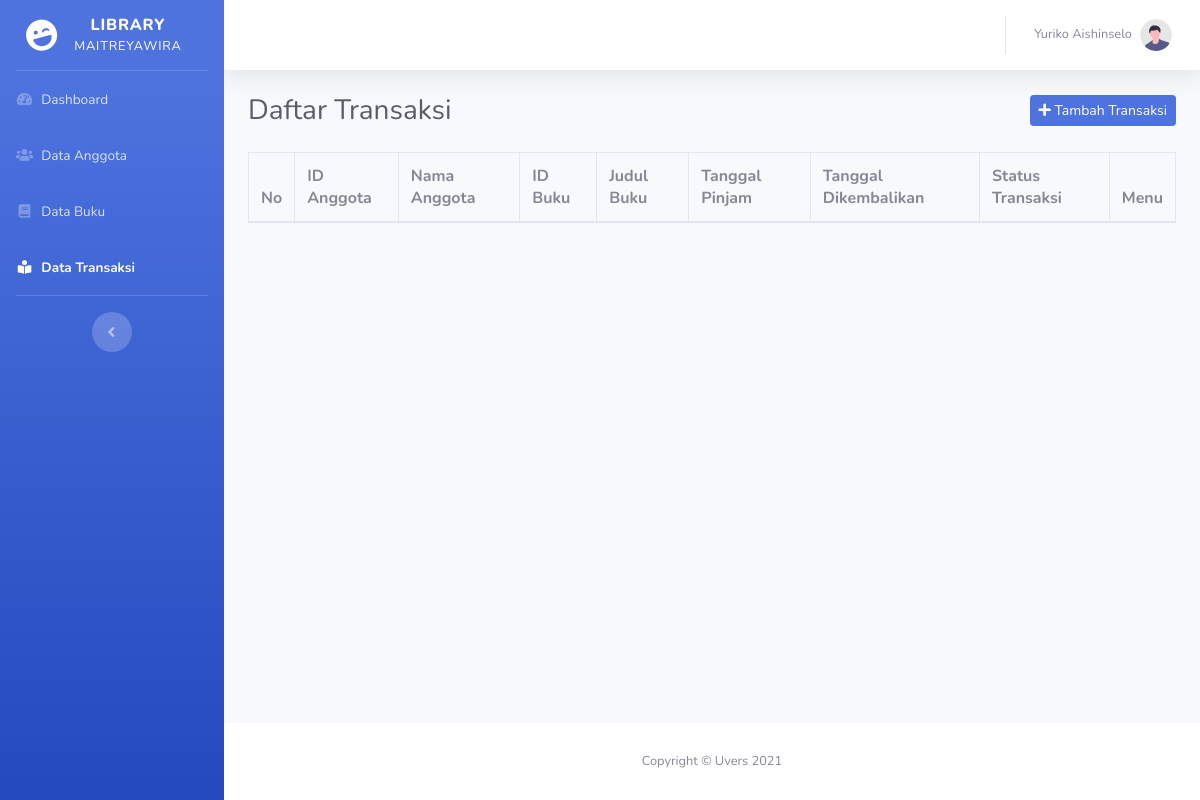
The page /index.php?page=daftarTransaksi on the database as committed earlier.
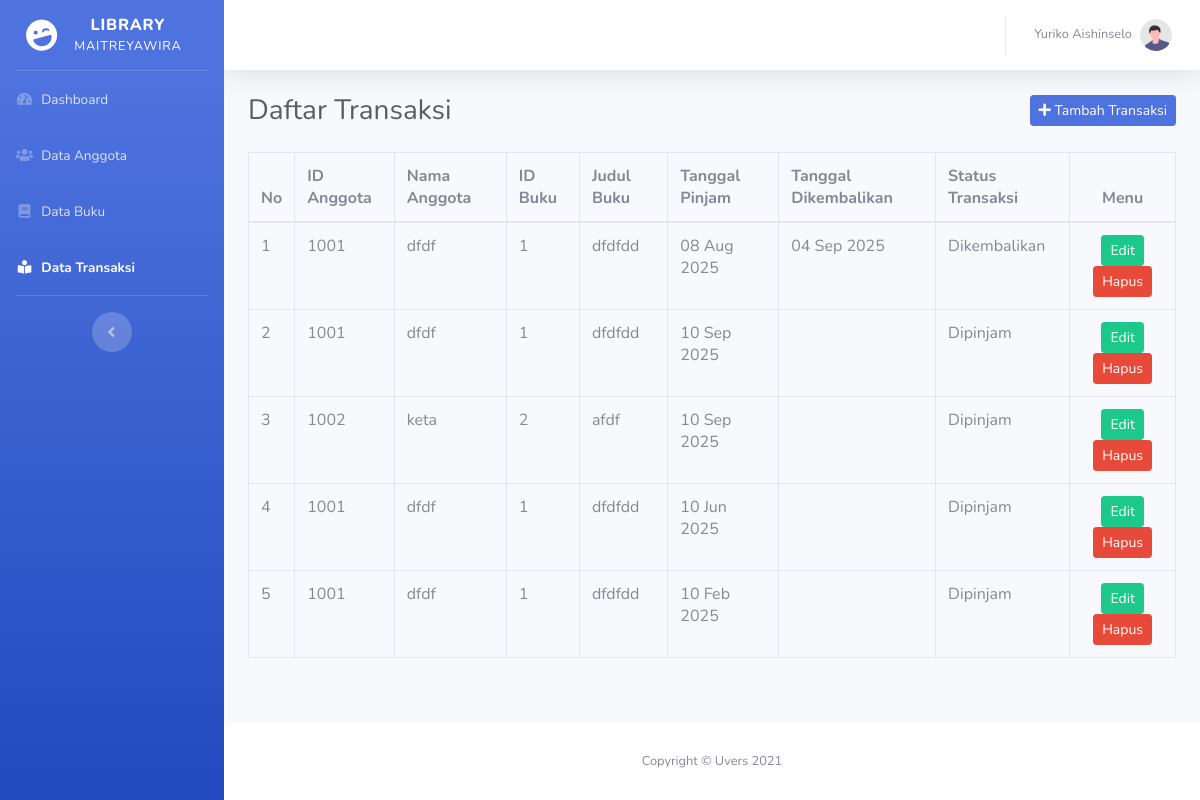
The same page on the database as committed later.
### tables this page shows
CREATE TABLE `tabel_transaksi` (
  `id_transaksi` int(11) NOT NULL,
  `tanggal_peminjaman` date NOT NULL,
  `id_buku` int(11) NOT NULL,
  `id_anggota` int(11) NOT NULL,
  `status_transaksi` varchar(16) NOT NULL,
  `tanggal_pengembalian` date DEFAULT NULL
);

CREATE TABLE `tabel_anggota` (
  `id_anggota` int(11) NOT NULL,
  `nama_anggota` varchar(64) NOT NULL,
  `kelas` int(10) NOT NULL,
  `tanggal_lahir` date NOT NULL,
  `jenis_kelamin` varchar(16) NOT NULL,
  `NIS` int(11) NOT NULL
);

CREATE TABLE `tabel_buku` (
  `id_buku` int(11) NOT NULL,
  `judul_buku` varchar(64) NOT NULL,
  `penulis_buku` varchar(64) NOT NULL,
  `penerbit_buku` varchar(64) NOT NULL,
  `tahun_terbit` int(11) NOT NULL,
  `nisn` int(11) NOT NULL,
  `stok_buku` int(11) NOT NULL
);

### Pages/Transaksi/daftarTransaksi.php (the view)
<div class="d-sm-flex align-items-center justify-content-between mb-4">
    <h1 class="h3 mb-0 text-gray-800">Daftar Transaksi</h1>
    <a href="index.php?page=tambahTransaksi" class="btn btn-primary btn-sm">
        <i class="fas fa-plus"></i> Tambah Transaksi
    </a>
</div>
<div class="table-responsive">
    <table class="table table-bordered" width="100%" cellspacing="0">
        <thead>
            <tr>
                <th>No</th>
                <th>ID Anggota</th>
                <th>Nama Anggota</th>
                <th>ID Buku</th>
                <th>Judul Buku</th>
                <th>Tanggal Pinjam</th>
                <th>Tanggal Dikembalikan</th>
                <th>Status Transaksi</th>
                <th class="text-center">Menu</th>
            </tr>
        </thead>
        <tbody>
            <?php
            include "koneksi.php";
            $nomor = 0;
            $sql = "SELECT * FROM tabel_transaksi t
                    JOIN tabel_anggota a ON t.id_anggota = a.id_anggota
                    JOIN tabel_buku b ON t.id_buku = b.id_buku";
            $query = mysqli_query($db, $sql);
            while ($data = mysqli_fetch_array($query)) {
                $nomor++;
                ?>
                <tr>
                    <td><?php echo $nomor; ?></td>
                    <td><?php echo $data['id_anggota']; ?></td>
                    <td><?php echo $data['nama_anggota']; ?></td>
                    <td><?php echo $data['id_buku']; ?></td>
                    <td><?php echo $data['judul_buku']; ?></td>
                    <td><?php echo date("d M Y", strtotime($data['tanggal_peminjaman'])); ?></td>
                    <td>
                        <?php
                        if (!empty($data['tanggal_pengembalian'])) {
                            echo date("d M Y", strtotime($data['tanggal_pengembalian']));
                        } else {
                            echo "";
                        }
                        ?>
                    </td>
                    <td><?php echo $data['status_transaksi']; ?></td>
                    <td class="text-center">
                        <a href="index.php?page=editTransaksi&id=<?php echo $data['id_transaksi']; ?>"
                            class="btn btn-sm btn-success">Edit</a>
                        <a href="index.php?page=hapusTransaksiLogic&id=<?php echo $data['id_transaksi']; ?>"
                            onclick="return confirm('Apakah Anda yakin ingin menghapus transaksi ini?')"
                            class="btn btn-sm btn-danger">Hapus</a>
                    </td>
                </tr>
                <?php
            }
            ?>
        </tbody>
    </table>
</div>

Rows that differ between the two databases and show on the page:
added tabel_transaksi: id_anggota.id_anggota "1001", id_anggota.nama_anggota "dfdf", id_buku.id_buku "1", id_buku.judul_buku "dfdfdd", tanggal_peminjaman "08 Aug 2025", tanggal_pengembalian "04 Sep 2025", status_transaksi "Dikembalikan"
added tabel_transaksi: id_anggota.id_anggota "1001", id_anggota.nama_anggota "dfdf", id_buku.id_buku "1", id_buku.judul_buku "dfdfdd", tanggal_peminjaman "10 Sep 2025", status_transaksi "Dipinjam"
added tabel_transaksi: id_anggota.id_anggota "1002", id_anggota.nama_anggota "keta", id_buku.id_buku "2", id_buku.judul_buku "afdf", tanggal_peminjaman "10 Sep 2025", status_transaksi "Dipinjam"
added tabel_transaksi: id_anggota.id_anggota "1001", id_anggota.nama_anggota "dfdf", id_buku.id_buku "1", id_buku.judul_buku "dfdfdd", tanggal_peminjaman "10 Jun 2025", status_transaksi "Dipinjam"
added tabel_transaksi: id_anggota.id_anggota "1001", id_anggota.nama_anggota "dfdf", id_buku.id_buku "1", id_buku.judul_buku "dfdfdd", tanggal_peminjaman "10 Feb 2025", status_transaksi "Dipinjam"
